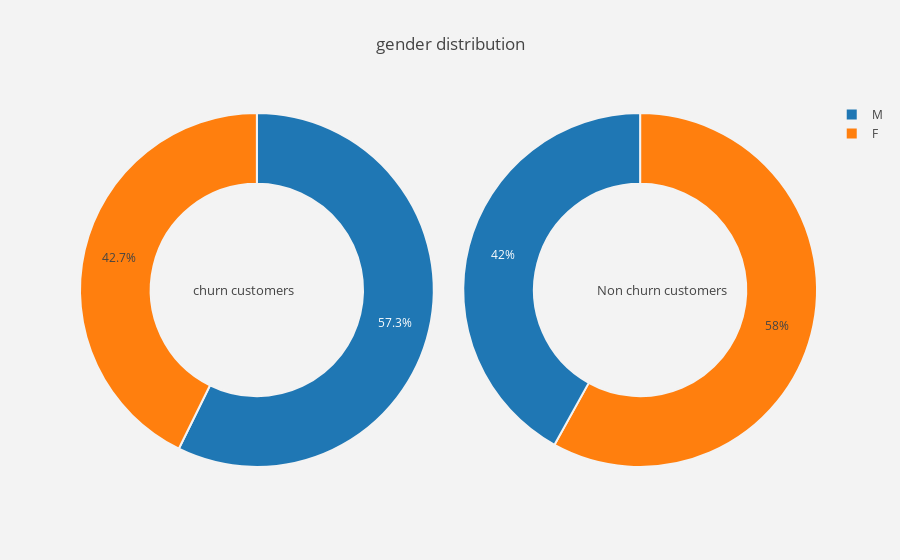

The notebook cell this image was saved under:
### Code cell
plot_pie('gender')

### Figure 1 — Plotly figure (JSON) as saved in the notebook; plotly's stock layout.template omitted (floating-point values rounded to 4 significant figures)
{"data": [{"domain": {"x": [0, 0.48]}, "hole": 0.6, "hoverinfo": "label+percent+name", "labels": ["M", "F"], "marker": {"line": {"color": "rgb(243,243,243)", "width": 2}}, "name": "Churn Customers", "type": "pie", "values": [25696, 19168]}, {"domain": {"x": [0.52, 1]}, "hole": 0.6, "hoverinfo": "label+percent+name", "labels": ["F", "M"], "marker": {"line": {"color": "rgb(243,243,243)", "width": 2}}, "name": "Non churn customers", "type": "pie", "values": [135410, 97880]}], "layout": {"annotations": [{"font": {"size": 13}, "showarrow": false, "text": "churn customers", "x": 0.15, "y": 0.5}, {"font": {"size": 13}, "showarrow": false, "text": "Non churn customers", "x": 0.88, "y": 0.5}], "paper_bgcolor": "rgb(243,243,243)", "plot_bgcolor": "rgb(243,243,243)", "title": "gender distribution"}}
